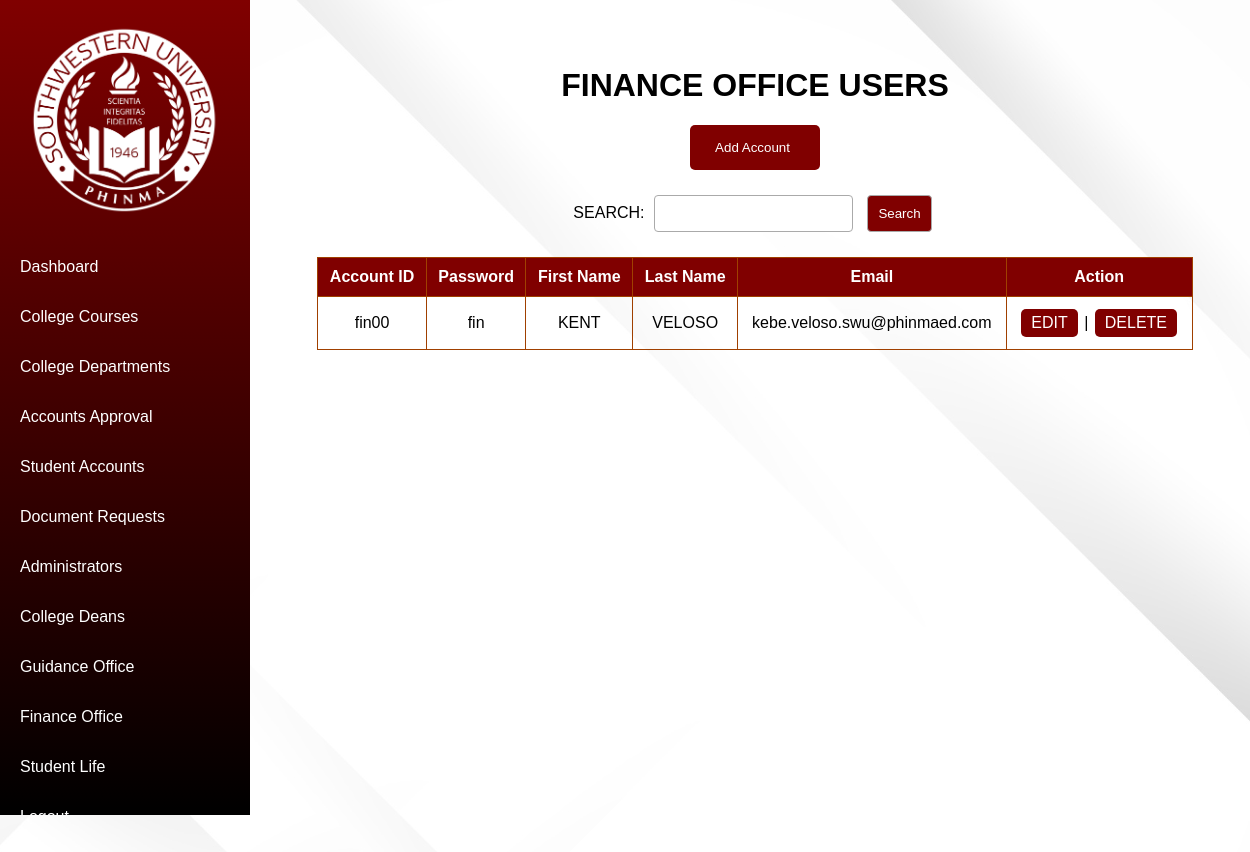
The app's page /acc_admin/finance_account.php with its own data.
### tables this page shows
CREATE TABLE `finance_account` (
  `fin_id` varchar(10) NOT NULL,
  `fin_pass` varchar(50) NOT NULL,
  `fin_firstname` varchar(50) NOT NULL,
  `fin_lastname` varchar(50) NOT NULL,
  `fin_email` varchar(50) NOT NULL
);

### acc_admin/finance_account.php (the view, shortened to what this page needs)
<!DOCTYPE html>
<html lang="en">
<head>
</head>
<body>
    <div class="sidebar">
        <img src='../assets/logo1.png' alt='../assets/logo1.png' class="logo">
        <a href="./admin_dashboard.php">Dashboard</a>
        <a href="./college_course.php">College Courses</a>
        <a href="./college_department.php">College Departments</a>
        <a href="./student_account_applications.php">Accounts Approval</a>
        <a href="./student_account.php">Student Accounts</a>
        <a href="./doc_request.php">Document Requests</a>
        <a href="./admin_account.php">Administrators</a>
        <a href="./dean_account.php">College Deans</a>
        <a href="./guidance_account.php">Guidance Office</a>
        <a href="./finance_account.php">Finance Office</a>
        <a href="./sl_account.php">Student Life</a>
        <a href="./admin_logout.html"><span>Logout</a>
    </div>
    <center>
        <h1>FINANCE OFFICE USERS</h1>
        <button class="add-account-button"><a href="./finance_account_add_form.html">Add Account</button></a>
        <div class="search-box">
            <form method='post'>
                SEARCH: <input type='text' name='txtsearch' value='<?php echo (isset($txtsearch) ? $txtsearch : ""); ?>'>
                <input type='submit' name='btnsearch' value="Search">
            </form>
        </div>
        <?php
        require_once '../connection.php';
        $sql = "SELECT * FROM finance_account";
        if (isset($_POST['btnsearch'])) {
            $txtsearch = $_POST['txtsearch'];
            $sql .= "WHERE fin_id LIKE '%$txtsearch%' OR
                    fin_firstname LIKE '%$txtsearch%' OR
                    fin_lastname LIKE '%$txtsearch%' OR
                    fin_email LIKE '%$txtsearch%'";
        } else {
            $sql .= "";
        }
        $sql .= " ORDER BY fin_id, fin_pass, fin_firstname, fin_lastname, fin_email";
        $result = mysqli_query($con, $sql) or die("Error: " . mysqli_error($con));
        ?>
        <table>
            <thead>
                <tr>
                    <th>Account ID</th>
                    <th>Password</th>
                    <th>First Name</th>
                    <th>Last Name</th>
                    <th>Email</th>
                    <th>Action</th>
                </tr>
            </thead>
            <tbody>
                <?php
                if (mysqli_num_rows($result) == 0) {
                    echo "<tr><td colspan=9> NO RECORDS FOUND. Please add a record into the database.</td></tr>";
                } else {
                    while ($row = mysqli_fetch_array($result)) {
                        $fin_id = $row['fin_id'];
                        $fin_pass = $row['fin_pass'];
                        $fin_firstname = $row['fin_firstname'];
                        $fin_lastname = $row['fin_lastname'];
                        $fin_email = $row['fin_email'];
                        echo "<tr>";
                        echo "<td>$fin_id</td>";
                        echo "<td>$fin_pass</td>";
                        echo "<td>$fin_firstname</td>";
                        echo "<td>$fin_lastname</td>";
                        echo "<td>$fin_email</td>";
                        echo "<td><a class='edit-button' href='finance_account_edit_form.php?fin_id=$fin_id'>EDIT</a> |
                             <a class='delete-button' href='finance_account_delete_confirmation.php?fin_id=$fin_id'>DELETE</a></td>";
                        echo "</tr>";
                    }
                }
                ?>
            </tbody>
        </table>
    </center>
</body>
</html>

### acc_admin/finance_account.php (style rules this page uses)
body { font-family: Arial, sans-serif; justify-content: center; align-items: center; background-color: maroon; margin: 0; padding: 0; background-image: url('../assets/background2.png'); background-position: center; height: 1000px; margin-left: 220px; margin-right: -40px; margin-top: -28px; padding: 20px; }
.sidebar { width: 250px; height: 100vh; position: fixed; left: 0; top: 0; background: linear-gradient(to bottom, maroon, black); padding-top: 15px; overflow-y: auto; }
.sidebar img.logo { display: block; max-width: 80%; margin: 0 auto 20px; padding: 5px 0; }
.sidebar a { display: block; color: white; text-decoration: none; padding: 15px 20px; margin-bottom: 2px; transition: background-color 0.3s; }
.add-account-button { display: inline-block; padding: 10px 10px; background-color: maroon; color: white; border: none; border-radius: 5px; cursor: pointer; transition: background-color 0.3s; }
.edit-button, .delete-button { display: inline-block; padding: 5px 10px; margin: 2px; border: none; border-radius: 5px; cursor: pointer; transition: background-color 0.3s; background-color: maroon; color: white; text-decoration: none; }
h1 { margin-top: 75px; }
a { color: white; text-decoration: none; padding: 5px 15px; display: inline-block; margin-right: 5px; }
table { width: 85%; margin: 20px auto; border-collapse: collapse; }
th, td { border: 1px solid #a04000; padding: 10px; text-align: center; }
th { background-color: #800000; color: white; }
.search-box { text-align: center; margin: 20px; }
input[type="text"], input[type="submit"] { padding: 10px; margin: 5px; border: 1px solid #aaa; border-radius: 4px; }
input[type="submit"] { background-color: #800000; color: white; cursor: pointer; }

### records on screen
finance_account: fin_id "fin00", fin_pass "fin", fin_firstname "KENT", fin_lastname "VELOSO", fin_email "kebe.veloso.swu@phinmaed.com"
